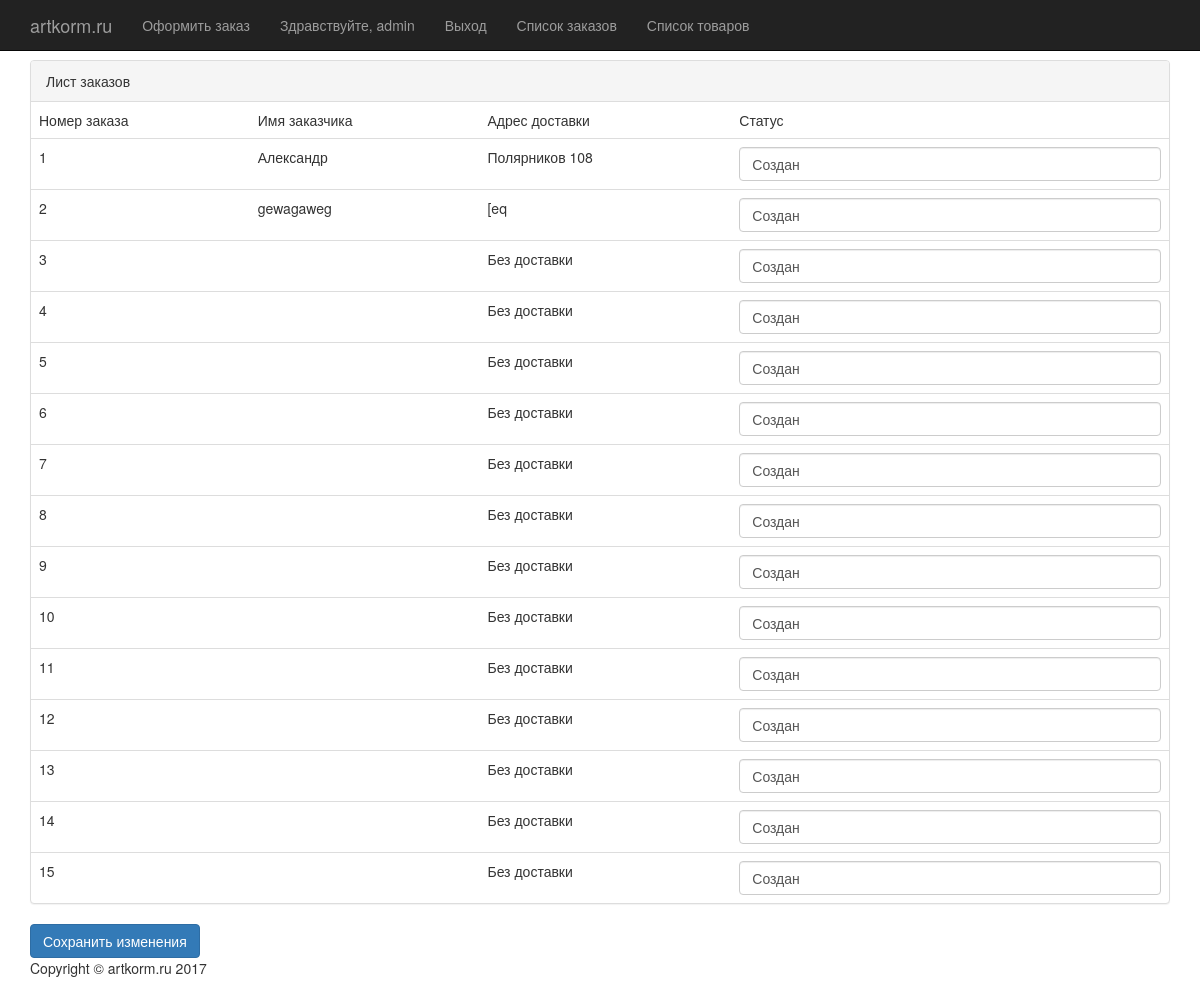
The app's page /staff_orders/ (signed in), older data.
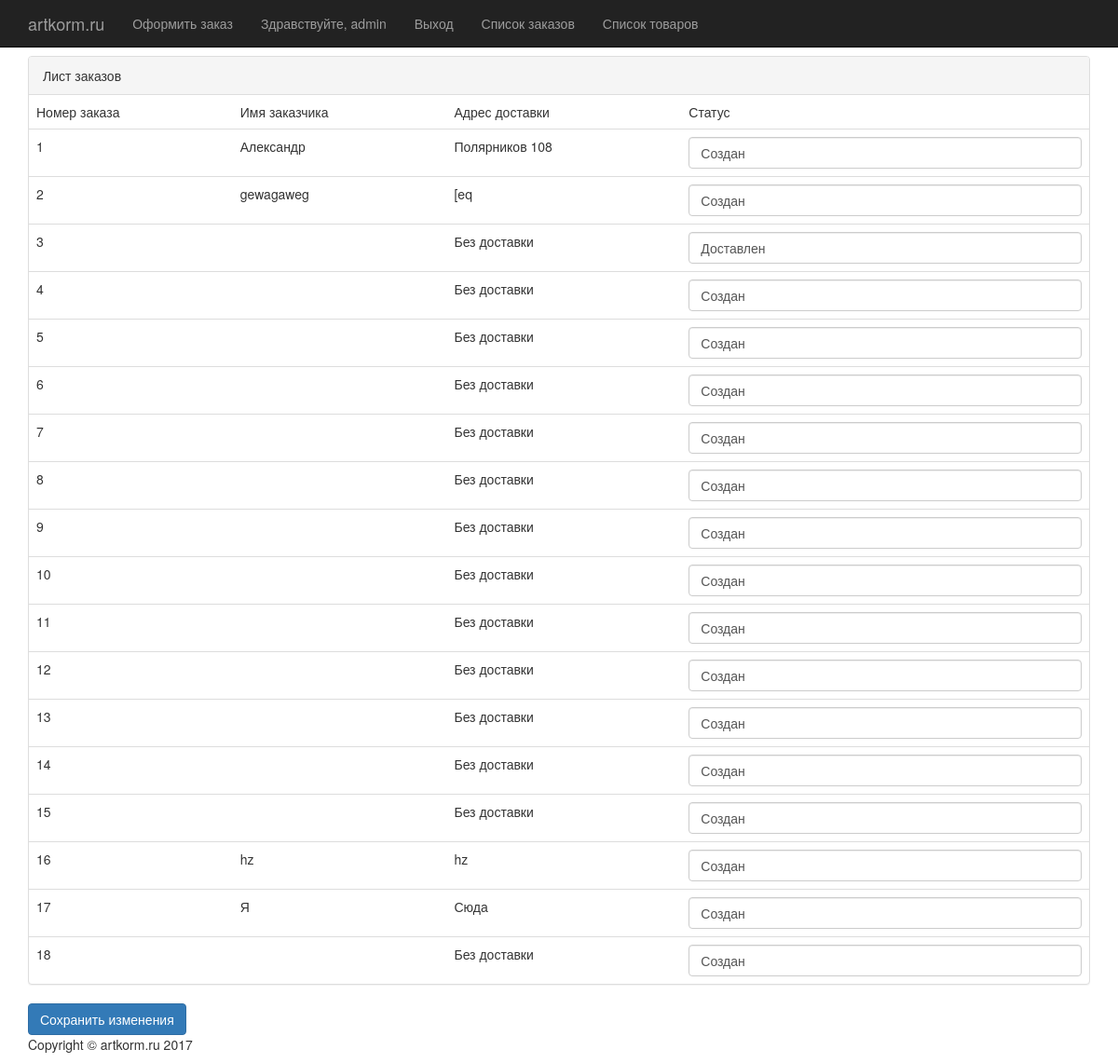
The same page, newer data.
### AnimalFeed/models.py (models this page shows, shortened)
class Order(models.Model):
    with_delivery = models.BooleanField()
    total_cost = models.FloatField()
    creation_time = models.DateTimeField()
    delivery_completion_time = models.DateTimeField()
    delivery_address = models.CharField(max_length=150)
    order_status = models.CharField(max_length=30)
    customer_name = models.CharField(max_length=150)
    customer_phone = models.CharField(max_length=15)

### AnimalFeed/views.py (the view, shortened to what this page needs)
# urls.py: url(r'^staff_orders/$', views.OrderStaffView.as_view(), name='staff_orders'),
class OrderStaffView(generic.ListView):
    template_name = 'AnimalFeed/staffOrders.html'
    @method_decorator(staff_member_required)
    def dispatch(self, *args, **kwargs):
        return super(OrderStaffView, self).dispatch(*args, **kwargs)
    def get_context_data(self, **kwargs):
        context = dict()
        context['username'] = self.request.user.username
        context['orders'] = self.get_queryset()
        return context
    def get_queryset(self):
        return Order.objects.order_by('creation_time')

### AnimalFeed/templates/AnimalFeed/staffOrders.html (shortened to what this page needs)
{% extends "AnimalFeed/base.html" %}
{% block content %}
    <form method="POST">
        <div class="panel panel-default">
            <div class="panel-heading">Лист заказов</div>
            <table class="table">
                <tr>
                    <td>
                        Номер заказа
                    </td>
                    <td>
                        Имя заказчика
                    </td>
                    <td>
                        Адрес доставки
                    </td>
                    <td>
                        Статус
                    </td>
                </tr>
                {% for order in orders %}
                    <tr>
                        <td>
                            {{ order.id }}
                        </td>
                        <td>
                            {{ order.customer_name }}
                        </td>
                        <td>
                            {{ order.delivery_address }}
                        </td>
                        <td>
                            <input type="text" class="form-control" value="{{ order.order_status }}" id="status"
                                   name="status_{{ order.id }}">
                        </td>
                    </tr>
                {% endfor %}
            </table>
        </div>
        <input type="submit" class="btn btn-primary" value="Сохранить изменения">
    </form>
{% endblock %}

### AnimalFeed/templates/AnimalFeed/base.html (shortened to what this page needs)
<!DOCTYPE html>
<html lang="en">
<head>
    <link href="//maxcdn.bootstrapcdn.com/bootstrap/3.2.0/css/bootstrap.min.css" rel="stylesheet">
    <link href="//maxcdn.bootstrapcdn.com/bootstrap/3.2.0/css/heroic-features.css" rel="stylesheet">
</head>
<body>
<nav class="navbar navbar-inverse navbar-fixed-top" role="navigation">
    <div class="container">
        <div class="navbar-header">
            <a class="navbar-brand" href="/">artkorm.ru</a>
        </div>
        <div class="collapse navbar-collapse" id="bs-example-navbar-collapse-1">
            <ul class="nav navbar-nav">
                <li>
                    <a href="{% url 'AnimalFeed:confirmation' %}">Оформить заказ</a>
                </li>
                {% if user.is_authenticated %}
                <li>
                    {% if user.is_staff %}
                        <a href="/admin">Здравствуйте, {{ user.username }}</a>
                    {% else %}
                        <a>Здравствуйте, {{ user.username }}</a>
                    {% endif %}
                </li>
                <li>
                    <a href="{% url 'AnimalFeed:logout' %}">Выход</a>
                </li>
                {% if user.is_staff %}
                <li>
                    <a href="{% url 'AnimalFeed:staff_orders' %}">Список заказов</a>
                </li>
                <li>
                    <a href="{% url 'AnimalFeed:staff_commodity' %}">Список товаров</a>
                </li>
                {% endif %}
                {% endif %}
            </ul>
        </div>
    </div>
</nav>
<div class="container">
    <br>
    <br>
    <br>
    {% block content %}{% endblock %}
    <footer>
        <div class="row">
            <div class="col-lg-12">
                <p>Copyright &copy; artkorm.ru 2017</p>
            </div>
        </div>
    </footer>
</div>
</body>
</html>

Row changes from the older to the newer data that the page shows:
changed Order id 3: order_status "Создан" → "Доставлен"
added Order: id "16", customer_name "hz", delivery_address "hz", order_status "Создан"
added Order: id "17", customer_name "Я", delivery_address "Сюда", order_status "Создан"
added Order: id "18", delivery_address "Без доставки", order_status "Создан"
